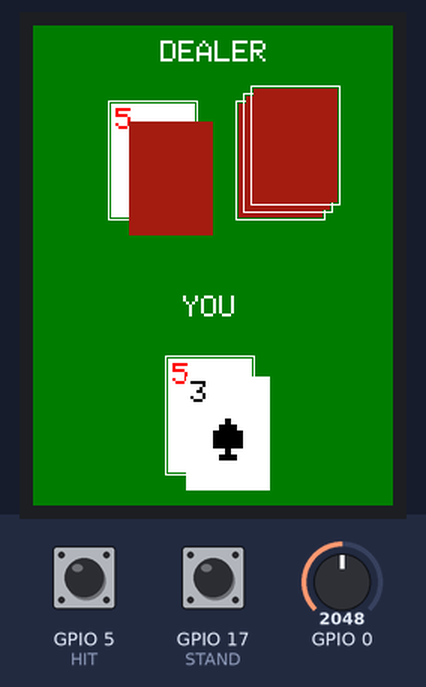
This sketch was run on a simulated ESP32. Parts: 240×320 colour display. The inputs (shaded band) are chosen by the test bench; at power-on: GPIO 17 (STAND) HIGH, GPIO 5 (HIT) HIGH, GPIO 0 = 2048. Random numbers use the default seed unless the sketch sets one.

Above: at 1.4 s.
1.5 s: GPIO 17 (STAND) pulled LOW for 0.15 s
At 3.0 s:
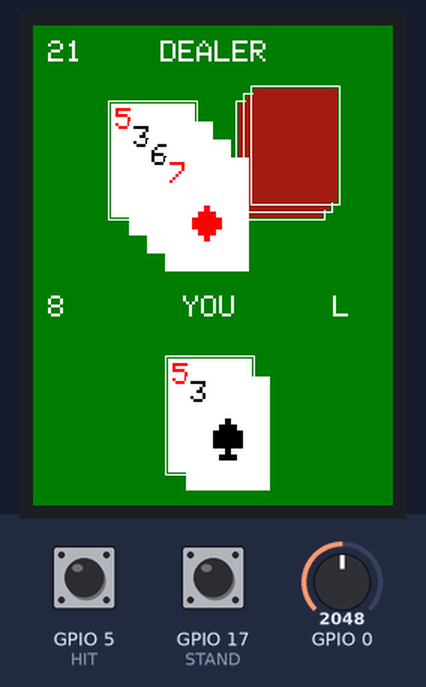
4.6 s: GPIO 5 (HIT) pulled LOW for 3.2 s
At 7.5 s:
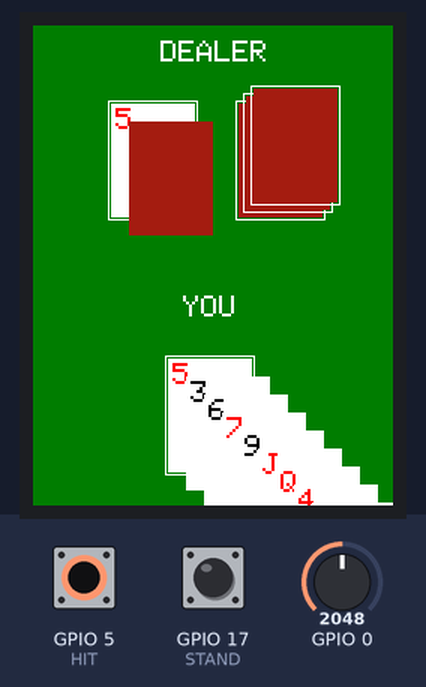
9.3 s: GPIO 17 (STAND) pulled LOW for 1 s
At 11.3 s:
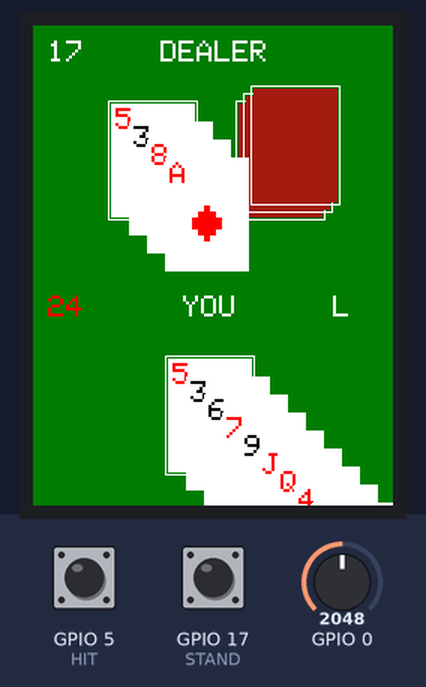
13.3 s: GPIO 0 set to 2866
At 14.3 s:
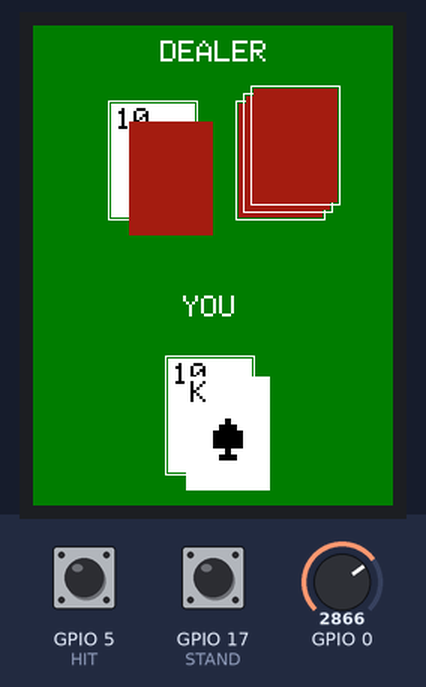
15.1 s: GPIO 5 (HIT) pulled LOW for 0.15 s
At 15.8 s:
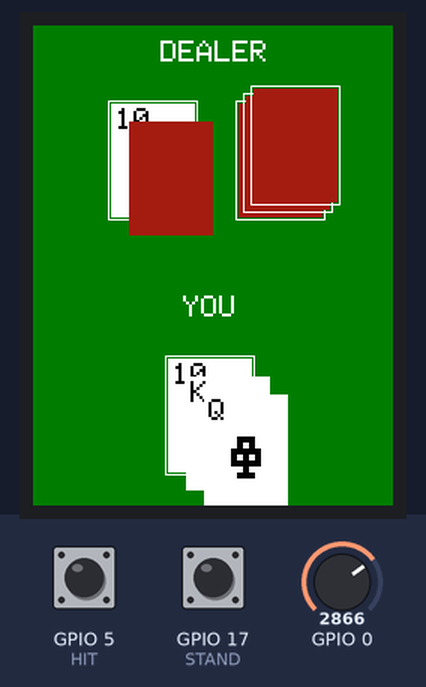
16.7 s: GPIO 17 (STAND) pulled LOW for 0.15 s
At 17.0 s:
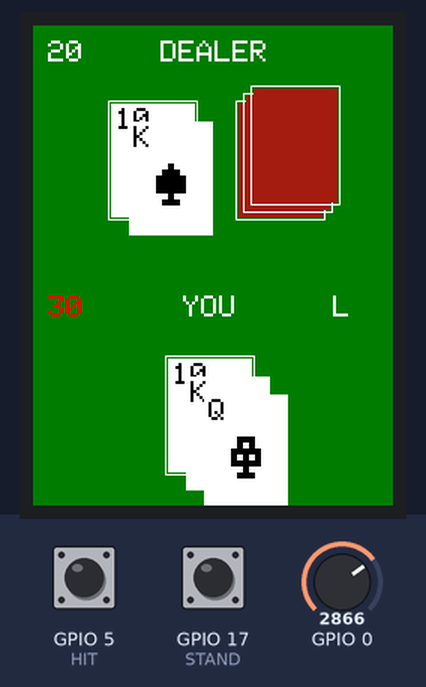
Timing chart, 0 to 19.7 s (numbered marks = the images above; inputs shaded):
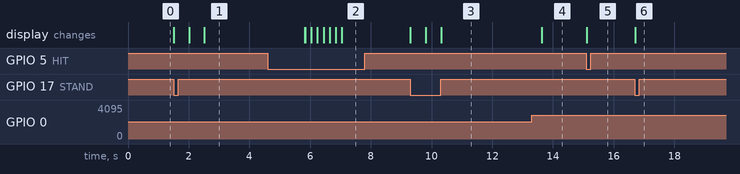

The sketch:

sketch.ino
```cpp
#include <SPI.h>
#include <Adafruit_GFX.h>
#include <Adafruit_ILI9341.h>
#include <Arduino.h>

#define HIT 5
#define STAND 17
#define TFT_DC 2
#define TFT_CS 15

Adafruit_ILI9341 tft = Adafruit_ILI9341(TFT_CS, TFT_DC);
const int cardWidth = 60;
const int cardHeight = 80;
const int borderWidth = 2;
const uint16_t cardBack = tft.color565(164, 29, 19);
enum cardSymbol {DIAMOND, HEART, CLUB, SPADE};
enum cardNum { TWO, THREE, FOUR, FIVE, SIX, SEVEN, EIGHT, NINE, TEN, J, Q, K, A};
const char* cardNames[] = { "2", "3", "4", "5", "6", "7", "8", "9", "10", "J", "Q", "K", "A" };
int chit = 0;
int isWin = 0;

struct Card{
  cardSymbol symbol;
  cardNum num;
};

struct Person{
  Card cards[10];
  int nr_cards;
};

Person dealer, player;

void setup() {
  dealer.nr_cards = 0;
  player.nr_cards = 0;
  pinMode(HIT, INPUT_PULLUP);
  pinMode(STAND, INPUT_PULLUP);
  tft.begin();
  initblackjack();
}

void backgroundGame() {
  tft.fillScreen(ILI9341_DARKGREEN);
  tft.setTextColor(ILI9341_WHITE);
  tft.setTextSize(2);
  tft.setCursor(85, 10);
  tft.print("DEALER");
  tft.setCursor(100, 180);
  tft.print("YOU");

  tft.drawRect(50,50,cardWidth, cardHeight, ILI9341_WHITE);

  tft.drawRect(135,50,cardWidth, cardHeight, ILI9341_WHITE);
  tft.fillRect(135 + borderWidth, 50 + borderWidth, cardWidth - 2 * borderWidth, cardHeight - 2 * borderWidth, cardBack);

  tft.drawRect(140,45,cardWidth, cardHeight, ILI9341_WHITE);
  tft.fillRect(140 + borderWidth, 45 + borderWidth, cardWidth - 2 * borderWidth, cardHeight - 2 * borderWidth, cardBack);

  tft.drawRect(145,40,cardWidth, cardHeight, ILI9341_WHITE);
  tft.fillRect(145 + borderWidth, 40 + borderWidth, cardWidth - 2 * borderWidth, cardHeight - 2 * borderWidth, cardBack);

  tft.drawRect(88,220,cardWidth, cardHeight, ILI9341_WHITE);
}

void drawDiamond(int x, int y, cardNum c){
  tft.fillRect(x + borderWidth, y + borderWidth, cardWidth - 2 * borderWidth, cardHeight - 2 * borderWidth, ILI9341_WHITE );
  tft.setTextColor(ILI9341_RED);
  tft.setTextSize(4);
  tft.setCursor(x + cardWidth / 2 - 10, y + cardHeight / 2 - 10);
  tft.print((char)4);

  tft.setTextColor(ILI9341_RED);
  tft.setTextSize(2);
  tft.setCursor(x + 5, y + 5);
  tft.print(cardNames[c]);
}

void drawHeart(int x, int y, cardNum c){
  tft.fillRect(x + borderWidth, y + borderWidth, cardWidth - 2 * borderWidth, cardHeight - 2 * borderWidth, ILI9341_WHITE);
  tft.setTextColor(ILI9341_RED);
  tft.setTextSize(4);
  tft.setCursor(x + cardWidth / 2 - 10,y + cardHeight / 2 - 10);
  tft.print((char)3);

  tft.setTextColor(ILI9341_RED);
  tft.setTextSize(2);
  tft.setCursor(x + 5, y + 5);
  tft.print(cardNames[c]);
}

void drawClub(int x, int y, cardNum c){
  tft.fillRect(x + borderWidth, y + borderWidth, cardWidth - 2 * borderWidth, cardHeight - 2 * borderWidth, ILI9341_WHITE);
  tft.setTextColor(ILI9341_BLACK);
  tft.setTextSize(4);
  tft.setCursor(x + cardWidth / 2 - 10,y + cardHeight / 2 - 10);
  tft.print((char)5);

  tft.setTextColor(ILI9341_BLACK);
  tft.setTextSize(2);
  tft.setCursor(x + 5, y + 5);
  tft.print(cardNames[c]);
}

void drawSpade(int x, int y, cardNum c){
  tft.fillRect(x + borderWidth, y + borderWidth, cardWidth - 2 * borderWidth, cardHeight - 2 * borderWidth, ILI9341_WHITE);
  tft.setTextColor(ILI9341_BLACK);
  tft.setTextSize(4);
  tft.setCursor(x + cardWidth / 2 - 10,y + cardHeight / 2 - 10);
  tft.print((char)6);

  tft.setTextColor(ILI9341_BLACK);
  tft.setTextSize(2);
  tft.setCursor(x + 5, y + 5);
  tft.print(cardNames[c]);
}

void drawInvalid(int x, int y){
  tft.fillRect(x + borderWidth, y + borderWidth, cardWidth - 2 * borderWidth, cardHeight - 2 * borderWidth, cardBack);
}

void initdealerCards(){
  randomSeed(analogRead(0));
  cardSymbol firstSymbol = generateRandSymbol();
  cardNum firstNum = generateRandNum();

  switch (firstSymbol) {
      case DIAMOND:
        dealer.cards[dealer.nr_cards++] = {DIAMOND, firstNum};
        drawDiamond(50,50, firstNum);
        break;
      case HEART:
        dealer.cards[dealer.nr_cards++] = {HEART, firstNum};
        drawHeart(50,50, firstNum);
        break;
      case CLUB:
        dealer.cards[dealer.nr_cards++] = {CLUB, firstNum};
        drawClub(50,50, firstNum);
        break;
      case SPADE:
        dealer.cards[dealer.nr_cards++] = {SPADE, firstNum};
        drawSpade(50,50, firstNum);
        break;
    }

  cardSymbol secondSymbol = generateRandSymbol();
  cardNum secondNum = generateRandNum();

   switch (secondSymbol) {
      case DIAMOND:
        dealer.cards[dealer.nr_cards++] = {DIAMOND, secondNum};
        drawInvalid(62,62);
        break;
      case HEART:
        dealer.cards[dealer.nr_cards++] = {HEART, secondNum};
        drawInvalid(62,62);
        break;
      case CLUB:
        dealer.cards[dealer.nr_cards++] = {CLUB, secondNum};
        drawInvalid(62,62);
        break;
      case SPADE:
        dealer.cards[dealer.nr_cards++] = {SPADE, secondNum};
        drawInvalid(62,62);
        break;
    }
}

void initplayerCards(){
  randomSeed(analogRead(0));
  cardSymbol firstSymbol = generateRandSymbol();
  cardNum firstNum = generateRandNum();

  switch (firstSymbol) {
      case DIAMOND:
        player.cards[player.nr_cards++] = {DIAMOND, firstNum};
        drawDiamond(88,220, firstNum);
        break;
      case HEART:
        player.cards[player.nr_cards++] = {HEART, firstNum};
        drawHeart(88,220, firstNum);
        break;
      case CLUB:
        player.cards[player.nr_cards++] = {CLUB, firstNum};
        drawClub(88,220, firstNum);
        break;
      case SPADE:
        player.cards[player.nr_cards++] = {SPADE, firstNum};
        drawSpade(88,220, firstNum);
        break;
    }

  cardSymbol secondSymbol = generateRandSymbol();
  cardNum secondNum = generateRandNum();

  switch (secondSymbol) {
      case DIAMOND:
        player.cards[player.nr_cards++] = {DIAMOND, secondNum};
        drawDiamond(100,232, secondNum);
        break;
      case HEART:
        player.cards[player.nr_cards++] = {HEART, secondNum};
        drawHeart(100,232, secondNum);
        break;
      case CLUB:
        player.cards[player.nr_cards++] = {CLUB, secondNum};
        drawClub(100,232, secondNum);
        break;
      case SPADE:
        player.cards[player.nr_cards++] = {SPADE, secondNum};
        drawSpade(100,232, secondNum);
        break;
    }
}

void initgame(){
  initdealerCards();
  initplayerCards();
}

cardSymbol generateRandSymbol(){
  int randomSymbol = random(4);
  return static_cast<cardSymbol>(randomSymbol);
}

cardNum generateRandNum(){
  int randomNum = random(13);
  return static_cast<cardNum>(randomNum);
}

void initblackjack(){
 backgroundGame();
 initgame();
}

void hit(){
  cardSymbol newSymbol = generateRandSymbol();
  cardNum newNum = generateRandNum();

  switch (newSymbol) {
      case DIAMOND:
        player.cards[player.nr_cards++] = {DIAMOND, newNum};
        drawDiamond(100 + 12 *chit,232 + 12*chit, newNum);
        break;
      case HEART:
        player.cards[player.nr_cards++] = {HEART, newNum};
        drawHeart(100 + + 12*chit,232 + 12*chit, newNum);
        break;
      case CLUB:
        player.cards[player.nr_cards++] = {CLUB, newNum};
        drawClub(100 + 12*chit,232 + 12*chit, newNum);
        break;
      case SPADE:
        player.cards[player.nr_cards++] = {SPADE, newNum};
        drawSpade(100 + 12*chit,232 + 12*chit, newNum);
        break;
    }
}

int calculateSum(Person p){
  int sum = 0;
  int aces = 0;
  for (int i = 0; i < p.nr_cards; i++){
    cardNum num = p.cards[i].num;
    if(num == A)
      aces++;
    else if(num == J || num == Q || num == K)
      sum += 10;
    else
      sum += num + 2;
  }

   for (int i = 0; i < aces; i++) {
    if (sum + 11 <= 21)
      sum += 11;
    else
      sum += 1;
  }
  return sum;
}

void dealerContinue(){
  switch (dealer.cards[1].symbol) {
      case DIAMOND:
        drawDiamond(62,62,dealer.cards[1].num);
        break;
      case HEART:
        drawHeart(62,62,dealer.cards[1].num);
        break;
      case CLUB:
        drawClub(62,62,dealer.cards[1].num);
        break;
      case SPADE:
        drawSpade(62,62,dealer.cards[1].num);
        break;
  }

  int cstand = 1;
  while(calculateSum(dealer) < 17){
    delay(500);
    cstand++;
    cardSymbol newSymbol = generateRandSymbol();
    cardNum newNum = generateRandNum();
    switch (newSymbol) {
      case DIAMOND:
        drawDiamond(50 + cstand * 12, 50 + cstand * 12, newNum);
        break;
      case HEART:
        drawHeart(50 + cstand * 12, 50 + cstand * 12, newNum);
        break;
      case CLUB:
        drawClub(50 + cstand * 12, 50 + cstand * 12, newNum);
        break;
      case SPADE:
        drawSpade(50 + cstand * 12, 50 + cstand * 12, newNum);
        break;
    }
    dealer.cards[dealer.nr_cards++] = {newSymbol, newNum};
  }

  if(calculateSum(dealer) > 21)
    tft.setTextColor(ILI9341_RED);
  else
    tft.setTextColor(ILI9341_WHITE);

  tft.setTextSize(2);
  tft.setCursor(10, 10);
  tft.print(calculateSum(dealer));
}

void stand(){
  int playerValue = calculateSum(player);

  if(playerValue > 21)
    tft.setTextColor(ILI9341_RED);
  else
    tft.setTextColor(ILI9341_WHITE);

  tft.setTextSize(2);
  tft.setCursor(10, 180);
  tft.print(playerValue);

  dealerContinue();
  win();
}

void win(){
  int win = 0;
  int p = calculateSum(player);
  int d = calculateSum(dealer);

  if((p <= 21 && p > d) || d > 21)
    win = 1;
  else if(p == d)
    win = 0;
  else
    win = -1;

  isWin = 1;

  if(win == 1){
    tft.setTextColor(ILI9341_WHITE);
    tft.setTextSize(2);
    tft.setCursor(200, 180);
    tft.print("W");
  }
  else if(win == 0){
    tft.setTextColor(ILI9341_WHITE);
    tft.setTextSize(2);
    tft.setCursor(200, 180);
    tft.print("D");
  }
  else{
    tft.setTextColor(ILI9341_WHITE);
    tft.setTextSize(2);
    tft.setCursor(200, 180);
    tft.print("L");
  }

}

void resetAll(){
  isWin = 0;
  dealer.nr_cards = 0;
  player.nr_cards = 0;
  chit = 0;
  initblackjack();
}

void loop() {
  if(isWin == 0){
    if(digitalRead(HIT) == LOW){
      chit++;
      hit();
      delay(200);
    }

    if(digitalRead(STAND) == LOW){
      stand();
      delay(200);
    }
  }
  else{
    delay(3000);
    resetAll();
  }
}
```

Measured:
- after the input at 1.5 s, the display: first changes at once (image 1 shows a later state)
- after the input at 9.3 s, the display: first changes at once (image 3 shows a later state)
- after the input at 15.1 s, the display: changes at once (image 5)
- after the input at 16.7 s, the display: changes at once (image 6)
